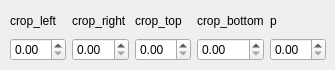
         <widget class="QWidget" name="tab_25">
          <attribute name="title">
           <string>RandomCropFromBorders</string>
          </attribute>
          <widget class="QWidget" name="gridLayoutWidget_36">
           <property name="geometry">
            <rect>
             <x>10</x>
             <y>10</y>
             <width>316</width>
             <height>51</height>
            </rect>
           </property>
           <layout class="QGridLayout" name="gridLayout_39">
            <item row="0" column="0">
             <widget class="QLabel" name="label_134">
              <property name="text">
               <string>crop_left</string>
              </property>
             </widget>
            </item>
            <item row="0" column="2">
             <widget class="QLabel" name="label_147">
              <property name="text">
               <string>crop_top</string>
              </property>
             </widget>
            </item>
            <item row="0" column="1">
             <widget class="QLabel" name="label_148">
              <property name="text">
               <string>crop_right</string>
              </property>
             </widget>
            </item>
            <item row="1" column="0">
             <layout class="QHBoxLayout" name="horizontalLayout_48">
              <item>
               <widget class="QDoubleSpinBox" name="sb_rcfb_cl">
                <property name="maximum">
                 <double>1.000000000000000</double>
                </property>
                <property name="singleStep">
                 <double>0.100000000000000</double>
                </property>
               </widget>
              </item>
             </layout>
            </item>
            <item row="0" column="4">
             <widget class="QLabel" name="label_133">
              <property name="text">
               <string>p</string>
              </property>
             </widget>
            </item>
            <item row="0" column="3">
             <widget class="QLabel" name="label_146">
              <property name="text">
               <string>crop_bottom</string>
              </property>
             </widget>
            </item>
            <item row="1" column="1">
             <widget class="QDoubleSpinBox" name="sb_rcfb_cr">
              <property name="maximum">
               <double>1.000000000000000</double>
              </property>
              <property name="singleStep">
               <double>0.100000000000000</double>
              </property>
             </widget>
            </item>
            <item row="1" column="2">
             <widget class="QDoubleSpinBox" name="sb_rcfb_ct">
              <property name="maximum">
               <double>1.000000000000000</double>
              </property>
              <property name="singleStep">
               <double>0.100000000000000</double>
              </property>
             </widget>
            </item>
            <item row="1" column="3">
             <widget class="QDoubleSpinBox" name="sb_rcfb_cb">
              <property name="maximum">
               <double>1.000000000000000</double>
              </property>
              <property name="singleStep">
               <double>0.100000000000000</double>
              </property>
             </widget>
            </item>
            <item row="1" column="4">
             <widget class="QDoubleSpinBox" name="sb_rcfb_p">
              <property name="maximum">
               <double>1.000000000000000</double>
              </property>
              <property name="singleStep">
               <double>0.100000000000000</double>
              </property>
             </widget>
            </item>
           </layout>
          </widget>
         </widget>
